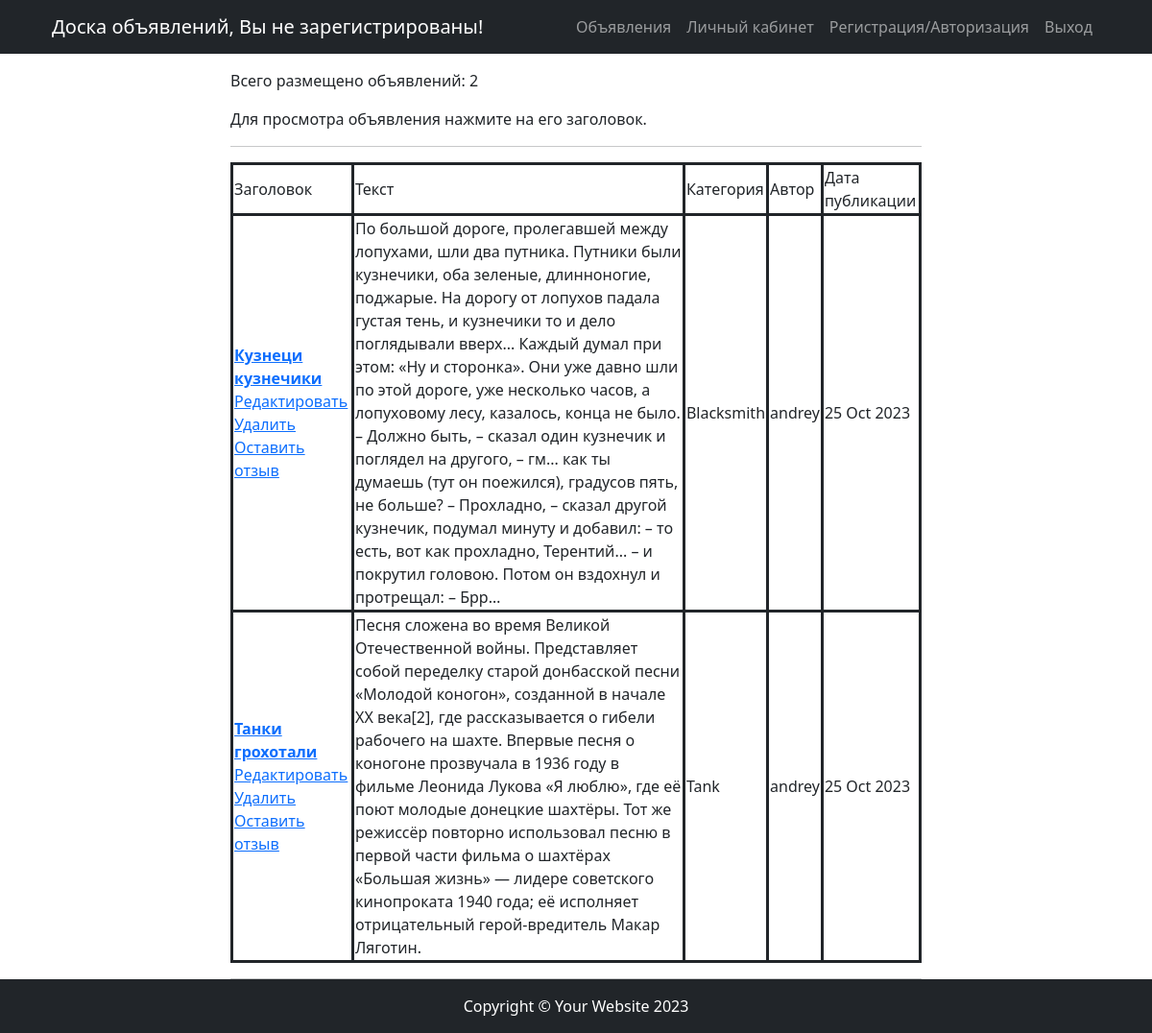
/board/, run on the app's committed database.
### board/models.py (models this page shows, shortened)
class Post(models.Model):
    postUser = models.ForeignKey(User, on_delete=models.CASCADE, verbose_name='Пользователь')
    category_type = (
        ("Tank", 'Танки'),
        ("Heal", 'Хилы'),
        ("DD", 'ДД'),
        ("Trader", 'Торговцы'),
        ("Guildmaster", 'Гилдмастеры'),
        ("Questgiver", 'Квестгиверы'),
        ("Blacksmith", 'Кузнецы'),
        ("Tanner", 'Кожевники'),
        ("Potionmaster", 'Зельевары'),
        ("Spellmaster", 'Мастера заклинаний')
    )
    category = models.CharField(max_length=12, choices=category_type, default="Tank", verbose_name='Категория')
    date = models.DateTimeField(auto_now_add=True)
    title = models.CharField(max_length=64,  verbose_name='Заголовок')
    text = models.TextField(verbose_name='Текст объявления')

### board/views.py (the view)
# urls.py: path('', PostList.as_view(), name='post_all'),
class PostList(ListView):
    model = Post  # указываем модель, объекты которой мы будем выводить
    template_name = 'board/post_all.html'
    context_object_name = 'post_all'
    queryset = Post.objects.order_by("-date" )

### board/templates/board/post_all.html (shortened to what this page needs)
{% extends 'flatpages/default.html' %}
{% block content %}
  <p>Всего размещено объявлений: {{ post_all|length }} </p>
  <p>Для просмотра объявления нажмите на его заголовок. </p>
<hr>
    {% if post_all %}
        <table style="border:solid">
            <tr style="border:solid">
                <td style="border:solid">Заголовок</td>
                <td style="border:solid">Текст</td>
                <td style="border:solid">Категория</td>
                <td style="border:solid">Автор</td>
                <td style="border:solid">Дата публикации</td>
            </tr>
            {% for post in post_all %}
            <tr>
                <td style="border:solid">
                    <a href="{% url 'post_detail' post.id %}"><strong>{{ post.title }}</strong></a>
              <br>
                    <a href="{% url 'post_update' post.id %}"><u>Редактировать</u></a>
                    <a href="{% url 'post_delete' post.id %}"><u> Удалить </u></a>
                    <br>
                    <a href="{% url 'response_create' %}?post_id={{ post.id }}"><u> Оставить отзыв </u></a>
                </td>
                <td style="border:solid"> {{ post.text }} </td>
                <td style="border:solid"> {{ post.category }} </td>
                <td style="border:solid"> {{ post.postUser }} </td>
                <td style="border:solid"> {{ post.date|date:'d M Y' }} </td>
            </tr>
            {% endfor %}
        </table>
    {% else %}
    <h3>Объявлений нет!</h3>
    {% endif %}
<a href="{% url 'post_create' %}">Добавить объявление</a> <br>
{% endblock content %}

### board/templates/flatpages/default.html (shortened to what this page needs)
{% load static %}
<!DOCTYPE html>
<html lang="en">
    <head>
        <link href='{% static "css/styles.css" %}' rel="stylesheet" />
    </head>
    <body id="page-top">
        <header class="navbar navbar-expand-lg navbar-dark bg-dark" id="mainNav">
            <div class="container px-4">
                {% if request.user.id == None %}
                <a class="navbar-brand" href="/">Доска объявлений, Вы не зарегистрированы!</a>
                {% else %}
                <a class="navbar-brand" href="/">Доска объявлений, Вы зарегистрированы как {{ request.user }}</a>
                {% endif %}
                <div class="collapse navbar-collapse" id="navbarResponsive">
                    <ul class="navbar-nav ms-auto">
                        <li class="nav-item"><a class="nav-link" href="/board/">Объявления</a></li>
                        <li class="nav-item"><a class="nav-link" href="/board/private/">Личный кабинет</a></li>
                        <li class="nav-item"><a class="nav-link" href="/accounts/login">Регистрация/Авторизация</a></li>
                        <li class="nav-item"><a class="nav-link" href="/accounts/logout">Выход</a></li>
                    </ul>
                </div>
            </div>
        </header>
        <section id="about">
            <div class="container px-4">
                <div class="row gx-4 justify-content-center">
                    <div class="col-lg-8">
                        <p> {% block content %} {% endblock content %} </p>
                    </div>
                </div>
            </div>
        </section>
        {% include 'board/layers/parts/footer.html' %}
    </body>
</html>

### board/templates/board/layers/parts/footer.html
<footer class="py-3 bg-dark fixed-bottom">
  <div class="container px-4"><p class="m-0 text-center text-white ">Copyright &copy; Your Website 2023</p></div>
</footer>

### data on the page
Post: title "Кузнеци кузнечики", text "По большой дороге, пролегавшей между лопухами, шли два путника. Путники были кузнечики, оба зеленые, длинноногие, поджарые. На дорогу от лопухов падала густая тень, и кузнечики то и дело поглядывали вверх... Каждый думал при этом: «Ну и сторонка». Они уже давно шли по этой дороге, уже несколько часов, а лопуховому лесу, казалось, конца не было. – Должно быть, – сказал один кузнечик и поглядел на другого, – гм... как ты думаешь (тут он поежился), градусов пять, не больше? – Прохладно, – сказал другой кузнечик, подумал минуту и добавил: – то есть, вот как прохладно, Терентий... – и покрутил головою. Потом он вздохнул и протрещал: – Брр…", category "Blacksmith", postUser "andrey", date "25 Oct 2023"
Post: title "Танки грохотали", text "Песня сложена во время Великой Отечественной войны. Представляет собой переделку старой донбасской песни «Молодой коногон», созданной в начале XX века[2], где рассказывается о гибели рабочего на шахте. Впервые песня о коногоне прозвучала в 1936 году в фильме Леонида Лукова «Я люблю», где её поют молодые донецкие шахтёры. Тот же режиссёр повторно использовал песню в первой части фильма о шахтёрах «Большая жизнь» — лидере советского кинопроката 1940 года; её исполняет отрицательный герой-вредитель Макар Ляготин.", category "Tank", postUser "andrey", date "25 Oct 2023"

### other printed values
{{ post_all|length }} "2"
